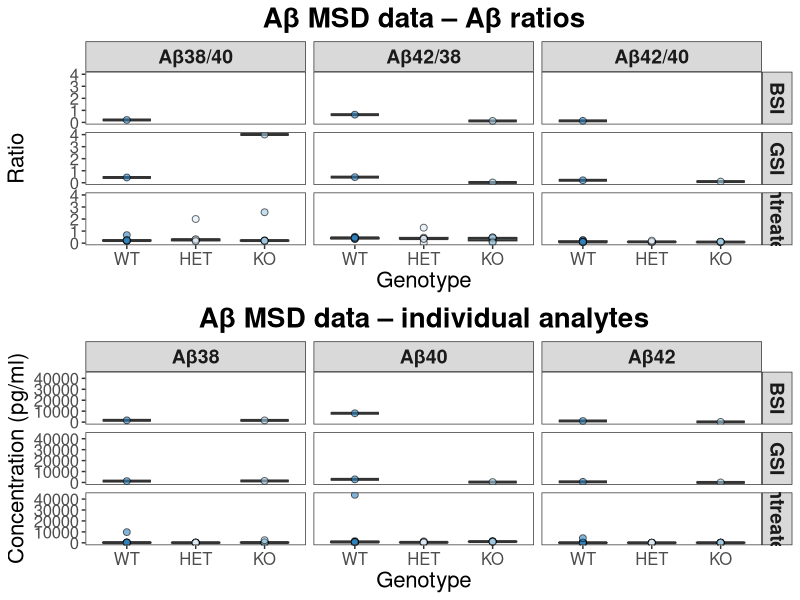

Recreate this plot in R.
# Load libraries ----------------------------------------------------------

library(tidyverse)
library(here)
library(rstatix)
library(ggpubr)

# Load data ---------------------------------------------------------------

MSD_data <-
  read_tsv(
    here::here("results", "MSD_abeta", "abeta_MSD_reformatted.txt"), show_col_types = F)

# Functions ---------------------------------------------------------------

plot_abeta <- function(data, split_by, Treatment) {
  
  plot_order <- c("WT", "HET", "KO")
  
  # Filter data based on the specified Treatment(s)
  filtered_data <- data %>% 
    filter(Treatment %in% !!Treatment)
  
  # Split the data by the specified column
  data_list <- split(x = filtered_data, f = filtered_data[[split_by]])
  
  # Create a list to store the plots
  plot_list <- list()
  
  # Loop through each element in data_list to create a plot
  for (name in names(data_list)) {
    subset_data <- data_list[[name]]
    
    plot <- 
      subset_data %>%
      ggplot(aes(x = factor(Genotype, levels = plot_order), y = Count, fill = Genotype)) +
      geom_boxplot(show.legend = FALSE, 
                   outlier.shape = NA,
                   na.rm = TRUE,
                   width = 0.7) +
      geom_point(show.legend = FALSE,
                 na.rm = TRUE,
                 size = 2, 
                 alpha = 0.6, 
                 shape = 21) +
      facet_grid(Treatment ~ Analyte) +  # Facet by Treatment and Analyte
      labs(
        title = unique(subset_data$Measurement), 
        x = "Genotype",
        y = unique(subset_data$unit)) +
      scale_fill_brewer(palette = "Blues") +
      scale_colour_brewer(palette = "Blues") +
      theme_bw() +
      theme(
        axis.title = element_text(size = 16),
        plot.title = element_text(face = "bold", size = 20, hjust = 0.5),
        strip.text = element_text(size = 14, face = "bold"),
        axis.text = element_text(size = 12),
        panel.grid.major = element_blank(), 
        panel.grid.minor = element_blank()
      )
    
    # Store the plot in the list with the name of the subset
    plot_list[[name]] <- plot
  }
  
  # Return the list of plots
  return(plot_list)
}

# Main --------------------------------------------------------------------

# Create plots including multiple treatments
plots <- plot_abeta(
  data = MSD_data, split_by = "Measurement", Treatment = c("Untreated", "BSI", "GSI")
)

arranged_plot <- ggpubr::ggarrange(
  plotlist = plots,
  align = "v",
  ncol = 1
)

# Save data ---------------------------------------------------------------

ggsave(plot = arranged_plot, 
       filename = "06_MSD_abeta_plot.svg", 
       path = here::here("results", "plots"), 
       width = 10, 
       height = 10, 
       dpi = 600, 
       bg = "white"
)
